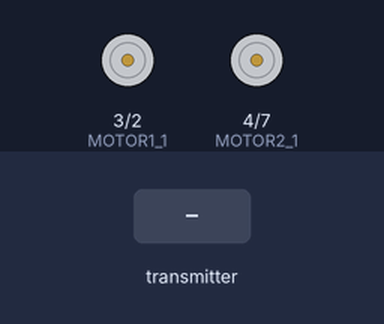
A sketch run on a simulated Arduino Uno, built with avr-gcc and run on an emulated ATmega328P. On the bench: motor-driver pin pairs drawn as motors (green arrow = first pin HIGH = forward, orange = second pin HIGH = backward, longer = more drive, scaled by the enable pin). The inputs (shaded band) are chosen by the test bench. No radio packets arrive unless stated.

Above: at 1.2 s.
1.3 s: the transmitter starts sending frente = 1
At 2.0 s:
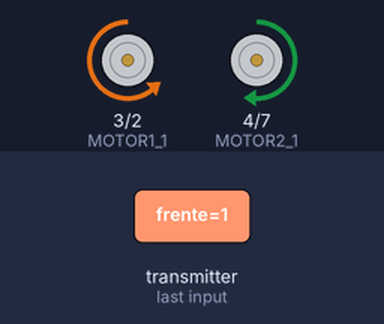
2.8 s: the transmitter starts sending frente = 0
At 3.1 s:
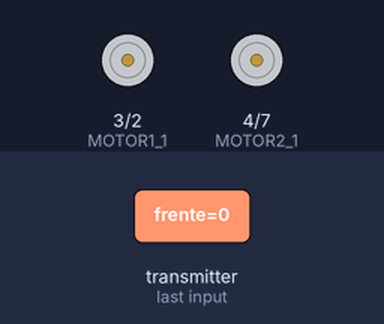
4.3 s: the transmitter starts sending re = 1
At 5.5 s:
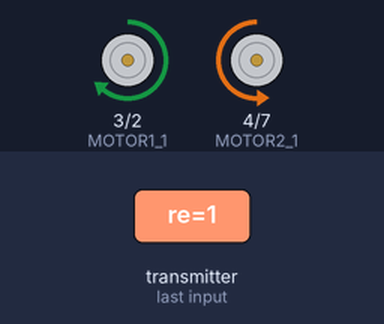
5.8 s: the transmitter starts sending direita = 1
At 6.6 s:
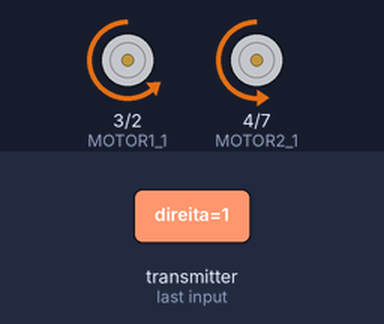
7.3 s: the transmitter starts sending esquerda = 1
At 7.7 s:
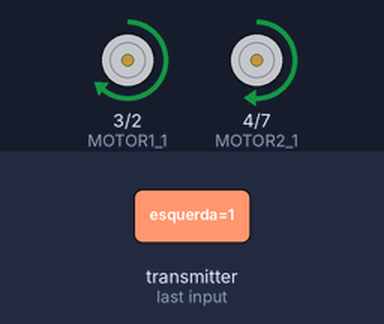
8.8 s: the transmitter starts sending esquerda = 0
At 10.0 s:
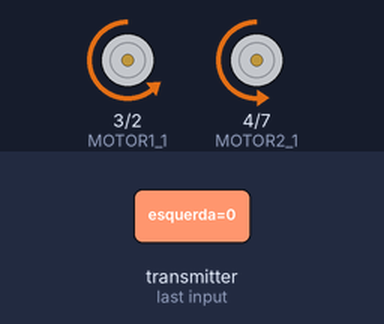
Timing chart, 0 to 11.3 s (numbered marks = the images above; inputs shaded):
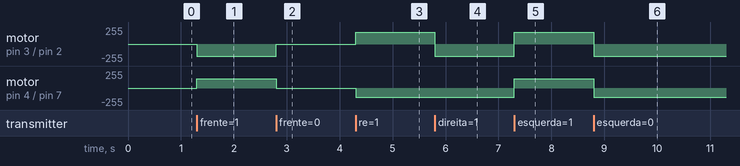

Measured:
- after the input at 1.3 s, motor on pin 3 (MOTOR1_1) / pin 2 (MOTOR1_2): stopped → backward 180/255 at once; motor on pin 4 (MOTOR2_1) / pin 7 (MOTOR2_2): stopped → forward 140/255 at once
- after the input at 2.8 s, motor on pin 3 (MOTOR1_1) / pin 2 (MOTOR1_2): backward 180/255 → stopped at once; motor on pin 4 (MOTOR2_1) / pin 7 (MOTOR2_2): forward 140/255 → stopped at once
- after the input at 4.3 s, motor on pin 3 (MOTOR1_1) / pin 2 (MOTOR1_2): stopped → forward 180/255 at once; motor on pin 4 (MOTOR2_1) / pin 7 (MOTOR2_2): stopped → backward 140/255 at once
- after the input at 5.8 s, motor on pin 3 (MOTOR1_1) / pin 2 (MOTOR1_2): forward 180/255 → backward 180/255 at once
- after the input at 7.3 s, motor on pin 3 (MOTOR1_1) / pin 2 (MOTOR1_2): backward 180/255 → forward 180/255 at once; motor on pin 4 (MOTOR2_1) / pin 7 (MOTOR2_2): backward 140/255 → forward 140/255 at once
- after the input at 8.8 s, motor on pin 3 (MOTOR1_1) / pin 2 (MOTOR1_2): forward 180/255 → backward 180/255 at once; motor on pin 4 (MOTOR2_1) / pin 7 (MOTOR2_2): forward 140/255 → backward 140/255 at once

The sketch:

robocredov04.ino
```cpp
#include <RF24.h>

//***** Definição dos Pinos *****************************************************
#define pinCE  9                                                                //
#define pinCSN 10                                                               //
                                                                                //
#define MOTOR1PWM 6                                                             //
#define MOTOR1_1 3                                                              //
#define MOTOR1_2 2                                                              //
#define MOTOR2PWM 5                                                             //
#define MOTOR2_1  4                                                             //
#define MOTOR2_2  7                                                             //
#define TEMPO_DELAY 250                                                         //
                                                                                //
const int VALOR_PWM_1= 180 ;                                                    //
const int VALOR_PWM_2= 180 * 0.78;                                              //
/*o valor de 78% da capacidade de um motor                                      //
 * escolhido acima pode variar de acordo com as condições da bateria            //
 * e das peças usadas. Faça os testes necessárias para redefinir esse valor     //
 * de acordo com as suas condições.                                             //
 */                                                                             //
/*===============================================================================*/


/*========= Estrutura definida para controlar o estado de movimento do robô=========================
* Dendendo do estado do robô, as variáveis(ligando, frente, re, direita, esquerda) serão ativadas  *|
* ou seja, a variável recebera o valor de TRUE                                                     *|
|*=================================================================================================*/
typedef struct estruturaDadosRF
{
   boolean ligando = false;
   boolean frente = false;
   boolean re = false;
   boolean direita = false;
   boolean esquerda = false;
   int tempoqueeleanda;
}tipoDadosRF;


// Instânciando objeto da classe tipoDadosRF. (classe definida na biblioteca <RF24.h>)
tipoDadosRF dadosRF;

// Inicializando o radio passando como parâmetro os pinos "pinCE" e "pinCSN" conectados no arduino
RF24 radio(pinCE,pinCSN);

// constante pré-definida necessária para a comunicação a rádio
const uint64_t pipeOut = 0xE8E8F0F0E1LL;

void limpar(){
  dadosRF.ligando = false;
   dadosRF.frente = false;
   dadosRF.re = false;
   dadosRF.direita = false;
   dadosRF.esquerda = false;
}


void setup() {
  //***** Controle do RF *********
  radio.begin();
  radio.setPALevel( RF24_PA_LOW );     //RF24_PA_MIN  / RF24_PA_LOW / RF24_PA_HIGH / RF24_PA_MAX
  radio.setDataRate( RF24_250KBPS );   //RF24_250KBPS / RF24_1MBPS  / RF24_2MBPS
  radio.openReadingPipe(1, pipeOut);
  radio.startListening();


  //***** Controle do Carro ****
  pinMode(MOTOR1PWM, OUTPUT);
  pinMode(MOTOR1_1,  OUTPUT);
  pinMode(MOTOR1_2,  OUTPUT);
  pinMode(MOTOR2PWM, OUTPUT);
  pinMode(MOTOR2_1,  OUTPUT);
  pinMode(MOTOR2_2,  OUTPUT);

  analogWrite(MOTOR2PWM, VALOR_PWM_2);
  analogWrite(MOTOR1PWM, VALOR_PWM_1);
}
void parado (void){
     digitalWrite(MOTOR1_2, LOW);
     digitalWrite(MOTOR1_1, LOW);
     digitalWrite(MOTOR2_2, LOW);
     digitalWrite(MOTOR2_1, LOW);
}
void frente  (void){
     digitalWrite(MOTOR1_1, LOW);
     digitalWrite(MOTOR1_2, HIGH);
     digitalWrite(MOTOR2_1, HIGH);
     digitalWrite(MOTOR2_2, LOW);
     delay(dadosRF.tempoqueeleanda);
}
void re      (void){
     digitalWrite(MOTOR1_1, HIGH);
     digitalWrite(MOTOR1_2, LOW);
     digitalWrite(MOTOR2_1, LOW);
     digitalWrite(MOTOR2_2, HIGH);
     delay(dadosRF.tempoqueeleanda);
}
void direita(void){
     digitalWrite(MOTOR1_1, LOW);
     digitalWrite(MOTOR1_2, HIGH);
     digitalWrite(MOTOR2_1, LOW);
     digitalWrite(MOTOR2_2, HIGH);
     delay(dadosRF.tempoqueeleanda);
}
void esquerda (void){
     digitalWrite(MOTOR1_1, HIGH);
     digitalWrite(MOTOR1_2, LOW);
     digitalWrite(MOTOR2_1, HIGH);
     digitalWrite(MOTOR2_2, LOW);
     delay(dadosRF.tempoqueeleanda);
}
void loop() {

//------------Recebimento de informação-----------------

  if(radio.available()){
        radio.read(&dadosRF, sizeof(tipoDadosRF));
  }
  if (!(dadosRF.frente||dadosRF.re||dadosRF.esquerda||dadosRF.direita)) {
     //Aciona o freio
      parado();
  }
  else {
    if(dadosRF.frente == true){
    frente();
    }// precisa ajustar os tempos pq nao usar delay?
    else if(dadosRF.esquerda == true){
    esquerda();
    }// precisa ajustar os tempos
    else if(dadosRF.direita == true){
    direita();
    }// precisa ajustar os tempos
    else if(dadosRF.re == true){
    re();
    }// precisa ajustar os tempos
  }


}
```
